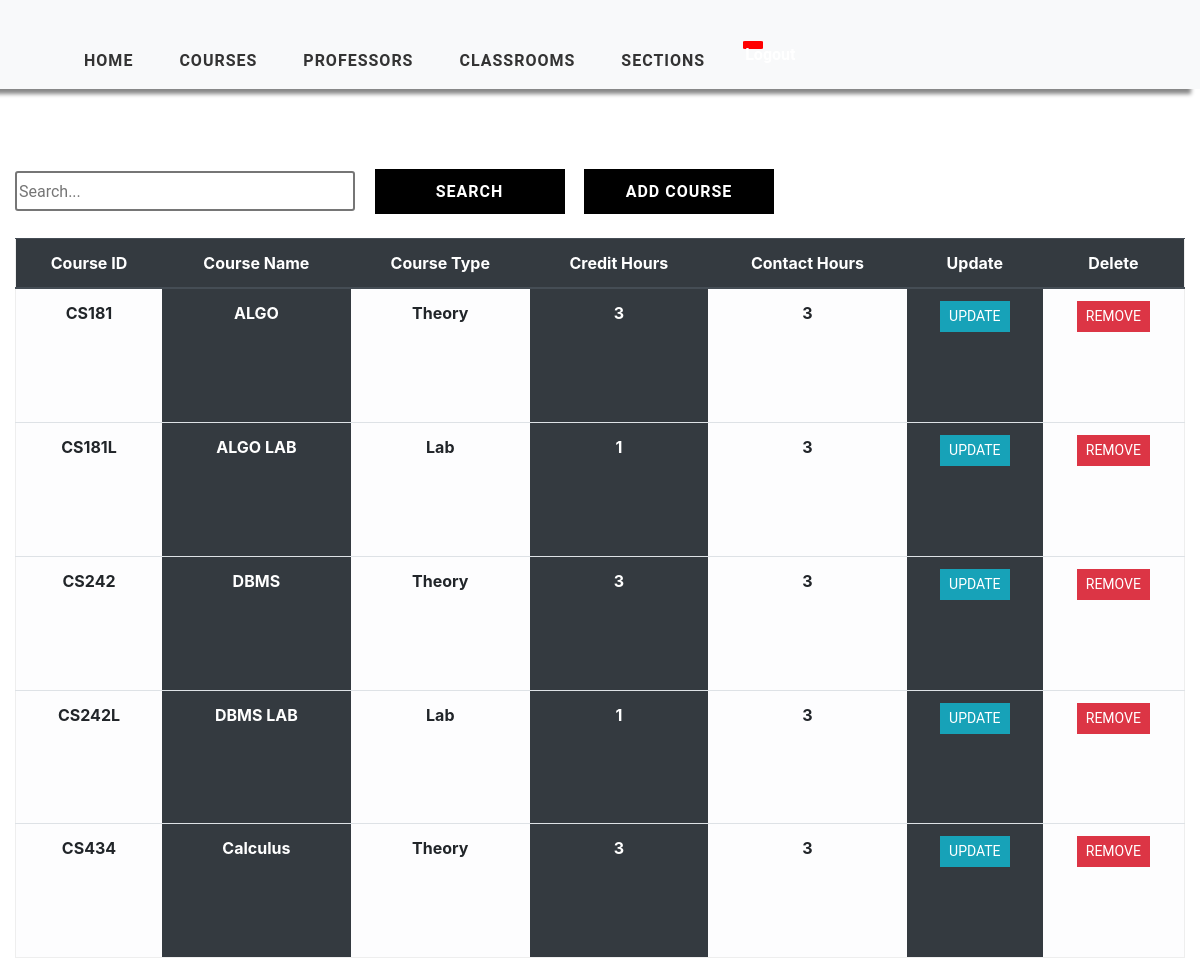
Before: /course_view/ (signed in) with the older database file.
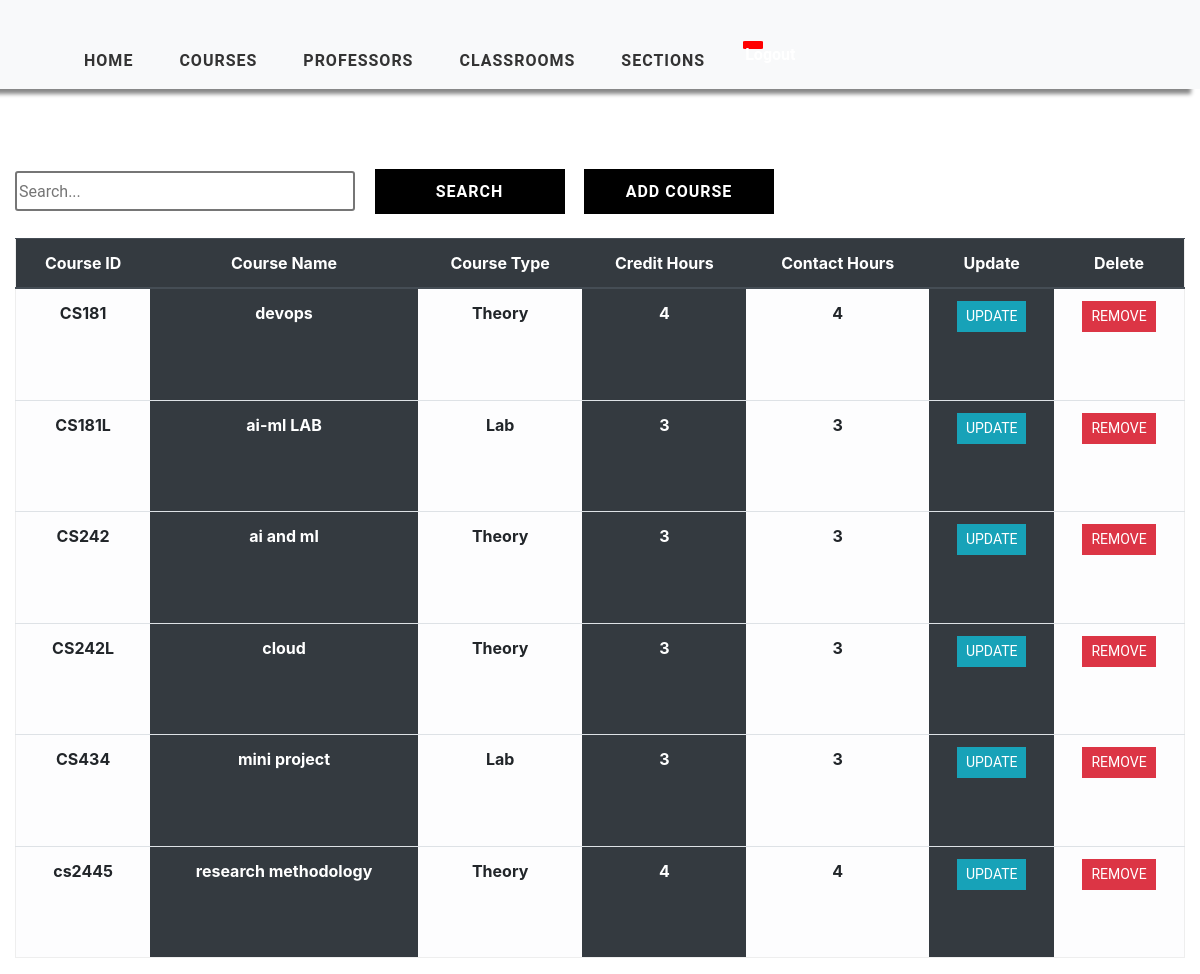
After: the same page with the newer database file.
### timetableapp/models.py (models this page shows, shortened)
class Course(models.Model):
    COURSE_TYPE = (
        ('Theory', 'Theory'),
        ('Lab', 'Lab')
    )
    course_id = models.CharField(max_length=1000, primary_key=True)
    course_name = models.CharField(max_length=1000, null=True)
    course_type = models.CharField(max_length=200, null=True, choices=COURSE_TYPE)
    credit_hours = models.IntegerField(null=True)
    contact_hours = models.IntegerField(null=True)

### timetableapp/views.py (the view)
# urls.py: path('course_view/', views.CourseTable, name='course_view'),
@login_required(login_url='login')
def CourseTable(request):
    course = Course.objects.all()
    context = {'course': course}
    return render(request, 'timetableapp/CourseTable.html', context)

### timetableapp/templates/timetableapp/CourseTable.html (shortened to what this page needs)
{% extends 'timetableapp/main.html' %}
{% load static %}
{% block content %}
    <div class="container-fluid">
    <div class="search">
        <input type="text" class="searchbox" placeholder="Search...">
        <input type="submit" value="Search" class="searchButton">
        <a href="{% url 'add-course' %}"><button class="searchButton">Add Course </button></a>
    </div>
	<div class="table-responsive-lg">
        <table class="table ">
            <thead class="thead-dark">
			<tr>
                <div class="header__item filter__link" >
                   <th scope="col" class="text-center">Course ID</th>
                </div>
                <div class="header__item filter__link">
                  <th class="text-center" scope="col">Course Name</th>
                </div>
                <div class="header__item filter__link">
                   <th class="text-center" scope="col">Course Type</th>
                </div>
                <div class="header__item filter__link" >
                   <th class="text-center" scope="col">Credit Hours</th>
                </div>
                <div class="header__item filter__link">
                   <th class="text-center" scope="col">Contact Hours</th>
                </div>
                <div class="header__item filter__link">
                    <th class="text-center" scope="col"> Update</th>
                </div>
                <div class="header__item filter__link">
                     <th class="text-center" scope="col">Delete</th>
                </div>
			</tr>
            </thead>
                {% for corse in course %}
				<tr>
                        <th scope="row" class="table-light text-center">{{ corse.course_id }}</th>
						<th scope="row" class="table-dark text-center"  >{{ corse.course_name }}</th>
						<th scope="row" class="table-light text-center"> {{ corse.course_type}}</th>
						<th scope="row" class="table-dark text-center"> {{ corse.credit_hours}}</th>
                        <th scope="row" class="table-light text-center"> {{ corse.contact_hours}}</th>
                        <th scope="row" class="table-dark text-center"> <a href="{% url 'update-course' corse.course_id %}" class="btn btn-sm btn-info">Update</a></th>
                        <th scope="row" class="table-light text-center"> <a href="{% url 'delete-course' corse.course_id %}" class="btn btn-sm btn-danger" >Remove</a></th>
					</tr>
                {% endfor %}
        </table>
</div>
    </div>
{% endblock %}

Changed rows visible on the page:
changed Course "CS181": course_name "ALGO" → "devops"; credit_hours "3" → "4"; contact_hours "3" → "4"
changed Course "CS181L": course_name "ALGO LAB" → "ai-ml LAB"; credit_hours "1" → "3"
changed Course "CS242": course_name "DBMS" → "ai and ml"
changed Course "CS242L": course_name "DBMS LAB" → "cloud"; course_type "Lab" → "Theory"; credit_hours "1" → "3"
changed Course "CS434": course_name "Calculus" → "mini project"; course_type "Theory" → "Lab"
added Course: course_id "cs2445", course_name "research methodology", course_type "Theory", credit_hours "4", contact_hours "4"
